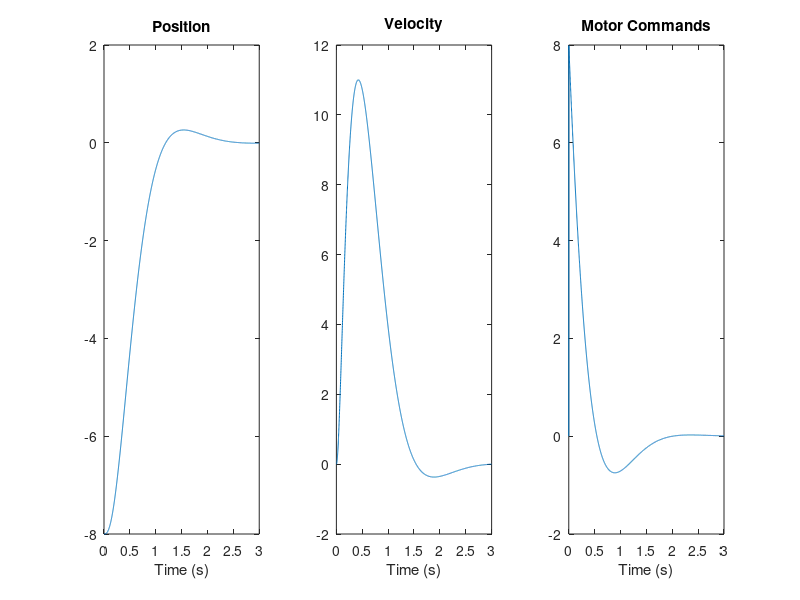

Reproduce this figure in MATLAB.
% Simulation of a point to point reach with different degrees of rotation.
% This script produces 2D position plots of the three angles of rotation
% the user selects. Parameters to adjust before starting: delt, nstep,
% distance, ang, Q, R.

clear all;
rand('seed',1);

% adjust time step 
delt = 0.001; % time step length in secs
nstep = ceil(3/delt); % number of time steps
distance = -8; % horizontal distance of hand from zero

% values for Q and R taken from Qian infinite horizon model
R = 0.1; % effort cost- default is 0.0001
Q = [1 0 0 -1
    0 0 0 0
    0 0 0 0
    -1 0 0 1]*0.1;

% Single joint reaching movements:
G = .14;        % Viscous Constant: Ns/m
I = .1;         % Inertia Kgm2
tau = 0.066;    % Muscle time constant, s

A = [0 1 0;0 -G/I 1/I;0 0 -1/tau];
A2 = expm(delt*A);
Ad = blkdiag(A2,1);

B = [0;0;1/tau;0];
Bd = delt*B;

order = size(Ad,1); % order of the system

x = zeros(order,nstep);
x(1,1) = distance; % initialize state variables; x position
xhat = x;
u = zeros(size(Bd,2),nstep); % movement commands

% [P,eig,L] = dare(Ad,Bd,Q,R);

n = 3000;
P = zeros(order,order,n);
P(:,:,1) = rand(order);
for i = 2:n
    P(:,:,i) = Ad'*P(:,:,i-1)*Ad - (Ad'*P(:,:,i-1)*Bd)*inv(R + Bd'*P(:,:,i-1)*Bd)*(Bd'*P(:,:,i-1)*Ad) + Q;
end
L = inv(R + Bd'*P(:,:,i)*Bd)*(Bd'*P(:,:,i)*Ad);

for i = 2:nstep
    u(:,i) = -L*x(:,i-1);
    x(:,i) = Ad*x(:,i-1) + Bd*u(:,i);
%     actual = C*x(:,i-1);
%     pred = C*xhat(:,i-1);
%     xhat(:,i) = (Ad*xhat(:,i-1) + Bd*u(:,i)) + K*(actual - pred);
%     if i > 2000
%         x(4,i) = -2;
%     end
end

figure
subplot(1,3,1)
plot(0:delt:delt*nstep-delt,x(1,:))
title('Position')
xlabel('Time (s)')
subplot(1,3,2)
plot(0:delt:delt*nstep-delt,x(2,:))
title('Velocity')
xlabel('Time (s)')
subplot(1,3,3)
plot(0:delt:delt*nstep-delt,u)
title('Motor Commands')
xlabel('Time (s)')